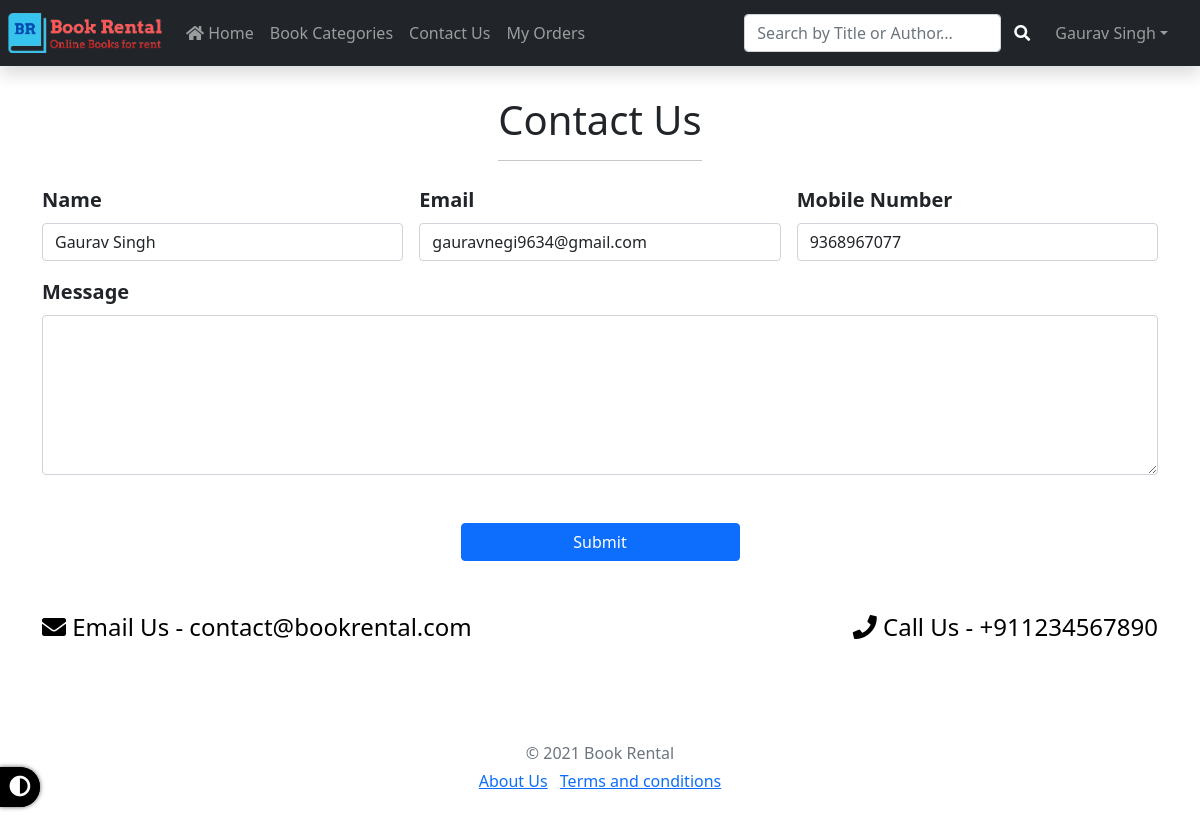
Before: /contactUs.php (signed in) with the older database file.
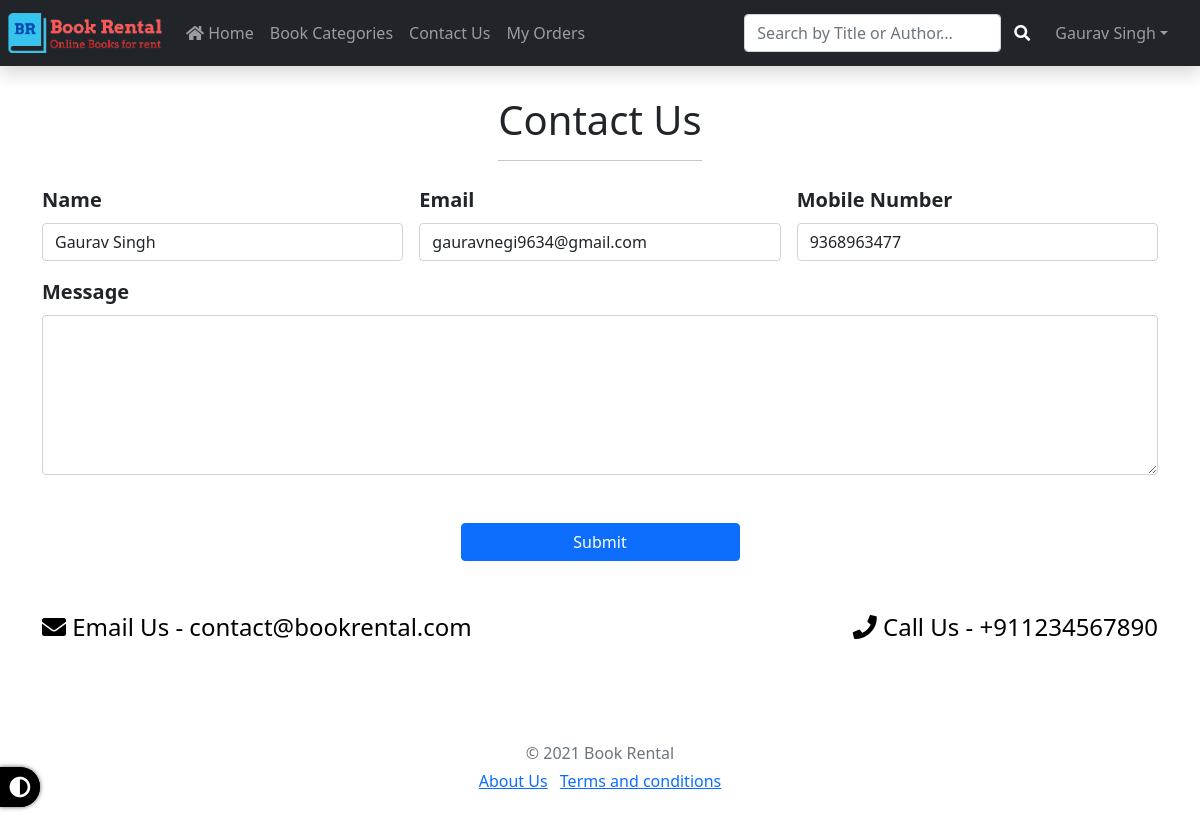
After: the same page with the newer database file.
### tables this page shows
CREATE TABLE `users` (
  `id` int(11) NOT NULL,
  `name` varchar(80) NOT NULL,
  `email` varchar(50) NOT NULL,
  `mobile` bigint(20) NOT NULL,
  `doj` datetime NOT NULL,
  `password` varchar(255) NOT NULL
);

### contactUs.php (the view, shortened to what this page needs)
<?php require('header.php') ?>
<?php
if (isset($_SESSION['USER_LOGIN'])) {
  $userId = $_SESSION['USER_ID'];
  $res = mysqli_query($con, "select * from users where id='$userId'");
  $row = mysqli_fetch_assoc($res);
  $nameAuto = $row['name'];
  $emailAuto = $row['email'];
  $mobileAuto = $row['mobile'];
} else {
  $nameAuto = '';
  $emailAuto = '';
  $mobileAuto = '';
}
?>
<div class="container my-5">
    <div class="d-flex justify-content-center">
        <h1>Contact Us
            <hr>
        </h1>
    </div>
    <form method="post" class="row g-3 ">
        <div class="col-md-4">
            <label for="name" class="form-label fw-bold fs-5">Name</label>
            <input type="text" class="form-control" id="name" name="name" value="<?php echo $nameAuto ?>" required>
        </div>
        <div class="col-md-4">
            <label for="email" class="form-label fw-bold fs-5">Email</label>
            <input type="email" class="form-control" id="email" name="email" value="<?php echo $emailAuto ?>" required>
        </div>
        <div class=" col-md-4">
            <label for="mobile" class="form-label fw-bold fs-5">Mobile Number</label>
            <input type="tel" maxlength="12" class="form-control" id="mobile" name="mobile"
                value="<?php echo $mobileAuto ?>" required>
        </div>
        <div class=" col-md-12">
            <label for="message" class="form-label fw-bold fs-5">Message</label>
            <textarea maxlength="500" type="text" class="form-control" style="height:10rem" id="message" name="message"
                required></textarea>
        </div>
        <div class="text-center">
            <div class="col-12">
                <button class="btn btn-primary w-25" type="submit" name="submit">Submit
                </button>
            </div>
        </div>
    </form>
</div>
<div class="container my-3">
    <div class="row">
        <div class="col-6">
            <a class="text-black text-decoration-none text-break fs-4"
                href="mailto:contact@bookrental.com?subject=Contact us"><i class="fas fa-envelope"></i> Email Us -
                contact@bookrental.com</a>
        </div>
        <div class="col-6 text-end">
            <a class="text-black text-decoration-none text-break fs-4 text-end" href="tel:+911234567890"><i
                    class="fas fa-phone"></i> Call Us - +911234567890</a>
        </div>
    </div>
</div>
<?php require('footer.php') ?>

Changed rows visible on the page:
changed users "Gaurav Singh": mobile "9368967077" → "9368963477"
